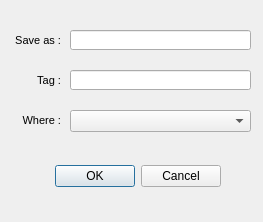
<?xml version="1.0" encoding="UTF-8"?>
<ui version="4.0">
 <class>SimpanCSV</class>
 <widget class="QDialog" name="SimpanCSV">
  <property name="geometry">
   <rect>
    <x>0</x>
    <y>0</y>
    <width>263</width>
    <height>222</height>
   </rect>
  </property>
  <property name="windowTitle">
   <string>Dialog</string>
  </property>
  <widget class="QDialogButtonBox" name="buttonBox">
   <property name="geometry">
    <rect>
     <x>-120</x>
     <y>160</y>
     <width>341</width>
     <height>32</height>
    </rect>
   </property>
   <property name="orientation">
    <enum>Qt::Horizontal</enum>
   </property>
   <property name="standardButtons">
    <set>QDialogButtonBox::Cancel|QDialogButtonBox::Ok</set>
   </property>
   <property name="centerButtons">
    <bool>false</bool>
   </property>
  </widget>
  <widget class="QLabel" name="label_2">
   <property name="geometry">
    <rect>
     <x>10</x>
     <y>30</y>
     <width>51</width>
     <height>20</height>
    </rect>
   </property>
   <property name="font">
    <font>
     <pointsize>8</pointsize>
     <weight>50</weight>
     <bold>false</bold>
    </font>
   </property>
   <property name="text">
    <string>Save as :</string>
   </property>
   <property name="alignment">
    <set>Qt::AlignRight|Qt::AlignTrailing|Qt::AlignVCenter</set>
   </property>
  </widget>
  <widget class="QLabel" name="label_3">
   <property name="geometry">
    <rect>
     <x>10</x>
     <y>70</y>
     <width>51</width>
     <height>20</height>
    </rect>
   </property>
   <property name="font">
    <font>
     <pointsize>8</pointsize>
     <weight>50</weight>
     <bold>false</bold>
    </font>
   </property>
   <property name="text">
    <string>Tag :</string>
   </property>
   <property name="alignment">
    <set>Qt::AlignRight|Qt::AlignTrailing|Qt::AlignVCenter</set>
   </property>
  </widget>
  <widget class="QLabel" name="label_4">
   <property name="geometry">
    <rect>
     <x>10</x>
     <y>110</y>
     <width>51</width>
     <height>20</height>
    </rect>
   </property>
   <property name="font">
    <font>
     <pointsize>8</pointsize>
     <weight>50</weight>
     <bold>false</bold>
    </font>
   </property>
   <property name="text">
    <string>Where :</string>
   </property>
   <property name="alignment">
    <set>Qt::AlignRight|Qt::AlignTrailing|Qt::AlignVCenter</set>
   </property>
  </widget>
  <widget class="QLineEdit" name="lineEdit_3">
   <property name="geometry">
    <rect>
     <x>70</x>
     <y>30</y>
     <width>181</width>
     <height>20</height>
    </rect>
   </property>
  </widget>
  <widget class="QLineEdit" name="lineEdit_4">
   <property name="geometry">
    <rect>
     <x>70</x>
     <y>70</y>
     <width>181</width>
     <height>20</height>
    </rect>
   </property>
  </widget>
  <widget class="QComboBox" name="comboBox">
   <property name="geometry">
    <rect>
     <x>70</x>
     <y>110</y>
     <width>181</width>
     <height>22</height>
    </rect>
   </property>
  </widget>
 </widget>
 <resources/>
 <connections>
  <connection>
   <sender>buttonBox</sender>
   <signal>accepted()</signal>
   <receiver>SimpanCSV</receiver>
   <slot>accept()</slot>
   <hints>
    <hint type="sourcelabel">
     <x>248</x>
     <y>254</y>
    </hint>
    <hint type="destinationlabel">
     <x>157</x>
     <y>274</y>
    </hint>
   </hints>
  </connection>
  <connection>
   <sender>buttonBox</sender>
   <signal>rejected()</signal>
   <receiver>SimpanCSV</receiver>
   <slot>reject()</slot>
   <hints>
    <hint type="sourcelabel">
     <x>316</x>
     <y>260</y>
    </hint>
    <hint type="destinationlabel">
     <x>286</x>
     <y>274</y>
    </hint>
   </hints>
  </connection>
 </connections>
</ui>
